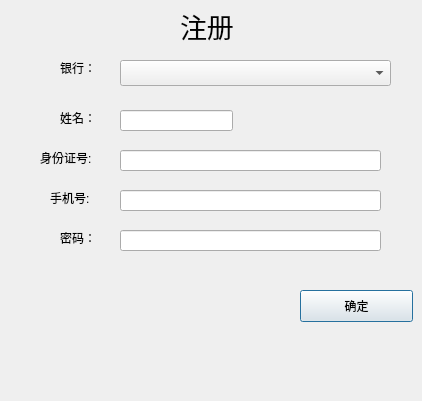
<?xml version="1.0" encoding="UTF-8"?>
<ui version="4.0">
 <class>EnrollDialog</class>
 <widget class="QDialog" name="EnrollDialog">
  <property name="geometry">
   <rect>
    <x>0</x>
    <y>0</y>
    <width>422</width>
    <height>401</height>
   </rect>
  </property>
  <property name="windowTitle">
   <string>Dialog</string>
  </property>
  <widget class="QComboBox" name="comboBox">
   <property name="geometry">
    <rect>
     <x>120</x>
     <y>60</y>
     <width>271</width>
     <height>26</height>
    </rect>
   </property>
   <property name="cursor">
    <cursorShape>PointingHandCursor</cursorShape>
   </property>
  </widget>
  <widget class="QLabel" name="label">
   <property name="geometry">
    <rect>
     <x>180</x>
     <y>10</y>
     <width>81</width>
     <height>31</height>
    </rect>
   </property>
   <property name="font">
    <font>
     <pointsize>20</pointsize>
    </font>
   </property>
   <property name="text">
    <string>注册</string>
   </property>
  </widget>
  <widget class="QLabel" name="label_2">
   <property name="geometry">
    <rect>
     <x>60</x>
     <y>60</y>
     <width>60</width>
     <height>16</height>
    </rect>
   </property>
   <property name="text">
    <string>银行：</string>
   </property>
  </widget>
  <widget class="QLabel" name="label_3">
   <property name="geometry">
    <rect>
     <x>60</x>
     <y>110</y>
     <width>60</width>
     <height>16</height>
    </rect>
   </property>
   <property name="text">
    <string>姓名：</string>
   </property>
  </widget>
  <widget class="QLineEdit" name="lineEdit">
   <property name="geometry">
    <rect>
     <x>120</x>
     <y>110</y>
     <width>113</width>
     <height>21</height>
    </rect>
   </property>
  </widget>
  <widget class="QLineEdit" name="lineEdit_2">
   <property name="geometry">
    <rect>
     <x>120</x>
     <y>150</y>
     <width>261</width>
     <height>21</height>
    </rect>
   </property>
   <property name="text">
    <string/>
   </property>
  </widget>
  <widget class="QLabel" name="label_4">
   <property name="geometry">
    <rect>
     <x>40</x>
     <y>150</y>
     <width>60</width>
     <height>16</height>
    </rect>
   </property>
   <property name="text">
    <string>身份证号:</string>
   </property>
  </widget>
  <widget class="QLineEdit" name="lineEdit_3">
   <property name="geometry">
    <rect>
     <x>120</x>
     <y>190</y>
     <width>261</width>
     <height>21</height>
    </rect>
   </property>
   <property name="text">
    <string/>
   </property>
  </widget>
  <widget class="QLabel" name="label_5">
   <property name="geometry">
    <rect>
     <x>50</x>
     <y>190</y>
     <width>60</width>
     <height>16</height>
    </rect>
   </property>
   <property name="text">
    <string>手机号:</string>
   </property>
  </widget>
  <widget class="QLineEdit" name="lineEdit_4">
   <property name="geometry">
    <rect>
     <x>120</x>
     <y>230</y>
     <width>261</width>
     <height>21</height>
    </rect>
   </property>
  </widget>
  <widget class="QLabel" name="label_6">
   <property name="geometry">
    <rect>
     <x>60</x>
     <y>230</y>
     <width>60</width>
     <height>16</height>
    </rect>
   </property>
   <property name="text">
    <string>密码：</string>
   </property>
  </widget>
  <widget class="QPushButton" name="pushButton_2">
   <property name="geometry">
    <rect>
     <x>300</x>
     <y>290</y>
     <width>113</width>
     <height>32</height>
    </rect>
   </property>
   <property name="cursor">
    <cursorShape>PointingHandCursor</cursorShape>
   </property>
   <property name="text">
    <string>确定</string>
   </property>
  </widget>
 </widget>
 <resources/>
 <connections/>
</ui>
